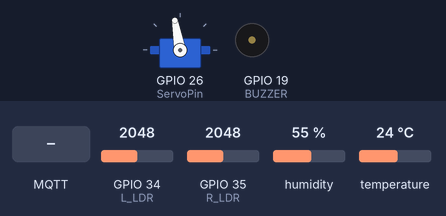
A sketch run on a simulated ESP32. Parts: servo, buzzer (waves = sounding). Inputs (shaded band) come from the test bench; at power-on: GPIO 34 (L_LDR) = 2048, GPIO 35 (R_LDR) = 2048, humidity 55 %, temperature 24 °C. WiFi joins after 1.5 s; servers stay silent unless stated; no MQTT or app messages arrive unless stated; what the sketch prints to the serial monitor is not drawn.

Above: at 2.7 s.
2.8 s: GPIO 34 (L_LDR) set to 2111
At 4.7 s:
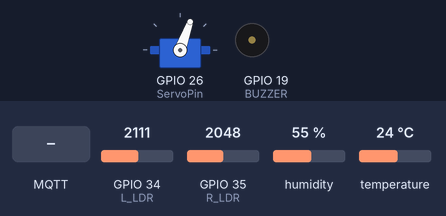
5.0 s: MQTT message "ENTC-ADMIN-SCH-ON" arrives on the first subscribed topic
At 6.2 s:
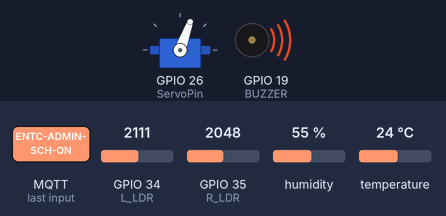
7.1 s: GPIO 35 (R_LDR) set to 2140
At 8.6 s:
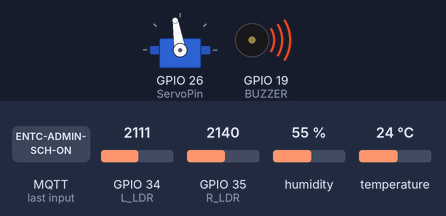
9.1 s: GPIO 34 (L_LDR) set to 1228
At 10.8 s:
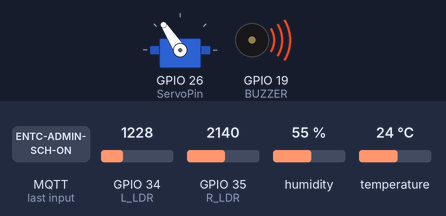
11.1 s: MQTT message "0" arrives on the first subscribed topic
At 12.2 s:
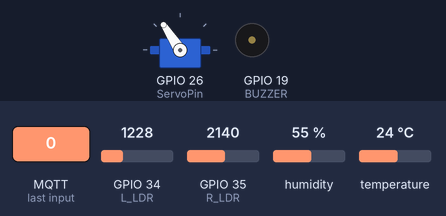
13.1 s: GPIO 34 (L_LDR) set to 140
At 14.6 s:
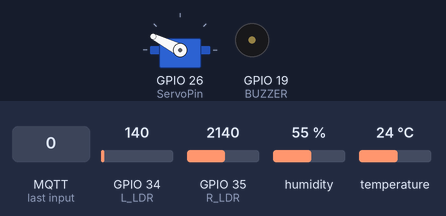
Timing chart, 0 to 16.1 s (numbered marks = the images above; inputs shaded):
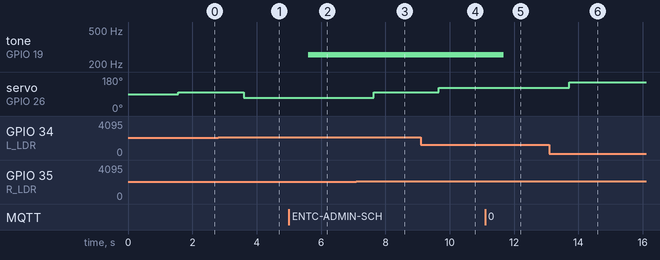

The sketch:

sketch.ino
```cpp
#include <ESP32Servo.h>
#include <WiFi.h>
#include <PubSubClient.h>
#include <DHTesp.h>
#include <NTPClient.h>
#include <WiFiUdp.h>

#define L_LDR 34
#define R_LDR 35
#define ServoPin 26

#define DHT_PIN 15
#define BUZZER 19


float minimumAngle = 30;  //setting default values for min angle and confactor
float controllingFactor = 0.75;
float D;
float angle;     // to save servo position


float L_LDRval;
float R_LDRval;    //to save anlog read from ldr
float highLDRval;
char highLDRside;  //to save corrrected brightness level from ldr


char preset = 'n';

WiFiClient espClient;
PubSubClient mqttClient(espClient);  //allows the ESP32 to publish messages to topics and subscribe to topics on an MQTT broker
DHTesp dhtSensor;
Servo myservo;// create servo object


WiFiUDP ntpUDP; // to initiate ntp client
NTPClient timeClient(ntpUDP);

char tempAr[6]; // charcters 6 use vana nissa 100.25 vage
char highLDRvalStr[10];  //to save publishing light intensitivity


bool isScheduledON = false;
unsigned long scheduledOnTime;


void setup()
{
  pinMode(L_LDR, INPUT);
  pinMode(R_LDR, INPUT);
  pinMode(BUZZER, OUTPUT);

  digitalWrite(BUZZER, LOW);
  myservo.attach(ServoPin, 500, 2400); //min angle on servo and max angle(500,2400)

  Serial.begin(115200);

  setupWifi();
  setupMqtt();

  dhtSensor.setup(DHT_PIN, DHTesp::DHT22); // initialize dht sensor

  timeClient.begin();
  timeClient.setTimeOffset(5.5 * 3600); // seting time to sri lankas time zone
}

void loop()
{
  if (!mqttClient.connected())
  { // to check if we are connected to the mqtt client
    connectToBroker();
  }

  mqttClient.loop(); // to check there are incoming msgs and to send the published values when looping
  updateTemperature();
  Serial.println(tempAr);
  mqttClient.publish("ENTC-ADMIN-TEMP", tempAr);
  checkSchedule();
  getHighestLightIntensity();
  setServo();
  delay(1000);
}

//function1

void getHighestLightIntensity()
{
  L_LDRval = analogRead(L_LDR); // inverse lux min =>anlog read high
  R_LDRval = analogRead(R_LDR);

  if (L_LDRval <= R_LDRval)
  {
    highLDRval = 1 - (L_LDRval / 4063);
    highLDRside = 'L';
    Serial.print(highLDRval);
    Serial.print(highLDRside);
    // Convert float to string
    dtostrf(highLDRval, 5, 2, highLDRvalStr); // Format: 5 characters, 2 decimal places
    mqttClient.publish("ENTC-ADMIN-LightIntensity", highLDRvalStr);
  }
  else
  {
    highLDRval = 1 - (R_LDRval / 4063);
    highLDRside = 'R';
    Serial.print(highLDRval);
    Serial.print(highLDRside);
    // Convert float to string
    dtostrf(highLDRval, 5, 2, highLDRvalStr); // Format: 5 characters, 2 decimal places
    mqttClient.publish("ENTC-ADMIN-LightIntensity", highLDRvalStr);
  }
}

//function2

void setServo()
{
  if (highLDRside == 'L')
  {
    D = 1.5;
  }
  else
  {
    D = 0.5;
  }

  angle = (minimumAngle * D) + ((180 - minimumAngle) * highLDRval * controllingFactor);

  if (angle > 180)
  {
    myservo.write(180);
  }
  else if (angle < 0)
  {
    myservo.write(0);
  }
  else
  {
    myservo.write(angle);
  }
}

//function3
unsigned long getTime()
{
  timeClient.update();
  return timeClient.getEpochTime();
}

//function4

void checkSchedule()
{
  if (isScheduledON)
  {
    unsigned long currentTime = getTime();
    if (currentTime > scheduledOnTime)
    {
      buzzerOn(true);
      isScheduledON = false;
      mqttClient.publish("ENTC-ADMIN-MAIN-ON-OFF-ESP", "1"); // main switch on
      mqttClient.publish("ENTC-ADMIN-SCH-ESP-ON", "0"); // next shedule switch off so buzzer can be controlled from main switch
      Serial.println("Scheduled ON");
    }
  }
}

//function5

void buzzerOn(bool on)
{
  if (on)
  {

    tone(BUZZER, 256); // on in 256hz
  }
  else
  {
    noTone(BUZZER);
  }
}

//function6

void connectToBroker()
{
  while (!mqttClient.connected())
  {
    Serial.print("Attempting MQTT connection...");
    if (mqttClient.connect("ESP32-12345645454"))
    {
      Serial.println("connected");
      mqttClient.subscribe("ENTC-ADMIN-MAIN-ON-OFF");
      mqttClient.subscribe("ENTC-ADMIN-SCH-ON");
      mqttClient.subscribe("ENTC-ADMIN-minimumAngle");
      mqttClient.subscribe("ENTC-ADMIN-controllingFactor");
      mqttClient.subscribe("ENTC-ADMIN-DropDown");
    }
    else
    {
      Serial.print("failed to subscribe");
      Serial.print(mqttClient.state());
      delay(5000);
    }
  }
}

//function7

void setupMqtt()
{
  mqttClient.setServer("test.mosquitto.org", 1883); // setting up server
  mqttClient.setCallback(receiveCallback);          // subscribe will happen in call back function
}

//function8

void updateTemperature()
{
  TempAndHumidity data = dhtSensor.getTempAndHumidity();
  String(data.temperature, 2).toCharArray(tempAr, 6); // string with two decimal points then itll  convert to charcter array
}

//function9

void receiveCallback(char *topic, byte *payload, unsigned int length)
{
  Serial.print("Message arrived [");
  Serial.print(topic);
  Serial.print("]");
  // Serial.println();

  char payloadCharAr[length]; // to save coming data
  for (int i = 0; i < length; i++)
  {
    Serial.print((char)payload[i]); // adding data to payloadchararc
    payloadCharAr[i] = (char)payload[i];
  }

  if (strcmp(topic, "ENTC-ADMIN-MAIN-ON-OFF") == 0)
  { // if topic =ENTC-ADMIN-MAIN-ON-OFF strcmp will equal to 0
    buzzerOn(!(payloadCharAr[0] == '0')); // payloadCharAr[0] =1 will turn on the buzzer
  }
  else if (strcmp(topic, "ENTC-ADMIN-SCH-ON") == 0)
  {

    if (payloadCharAr[0] == 'N')
    {
      isScheduledON = false;
    }
    else
    {
      isScheduledON = true;
      scheduledOnTime = atol(payloadCharAr); // array to long
    }
  }
  else if ((strcmp(topic, "ENTC-ADMIN-minimumAngle") == 0))
  {
    minimumAngle = atol(payloadCharAr);
    mqttClient.publish("ENTC-ADMIN-SET-DROPDOWN-DEFAULT", "n");
  }

  else if ((strcmp(topic, "ENTC-ADMIN-controllingFactor") == 0))
  {
    controllingFactor = atol(payloadCharAr);
    mqttClient.publish("ENTC-ADMIN-SET-DROPDOWN-DEFAULT", "n");
  }
  else if (strcmp(topic, "ENTC-ADMIN-DropDown") == 0)
  {
    if (payloadCharAr[0] == 'a')
    {
      preset = 'a';
      minimumAngle = 10;
      controllingFactor = 0.20;
      char minimumAngleStr[10];      // Define char array to hold the converted minimumAngle
      char controllingFactorStr[10]; // Define char array to hold the converted controllingFactor

      // Convert float values to strings
      dtostrf(minimumAngle, 6, 2, minimumAngleStr); // Format: 5 characters, 2 decimal places
      dtostrf(controllingFactor, 6, 2, controllingFactorStr);
      mqttClient.publish("ENTC-ADMIN-PRE-MIN-ANGLE", minimumAngleStr);
      mqttClient.publish("ENTC-ADMIN-PRE-CON-FACTOR", controllingFactorStr);
    }
    else if (payloadCharAr[0] == 'b')
    {
      preset = 'b';
      minimumAngle = 20;
      controllingFactor = 0.40;
      char minimumAngleStr[10];      // Define char array to hold the converted minimumAngle
      char controllingFactorStr[10]; // Define char array to hold the converted controllingFactor

      // Convert float values to strings
      dtostrf(minimumAngle, 6, 2, minimumAngleStr); // Format: 5 characters, 2 decimal places
      dtostrf(controllingFactor, 6, 2, controllingFactorStr);
      mqttClient.publish("ENTC-ADMIN-PRE-MIN-ANGLE", minimumAngleStr);
      mqttClient.publish("ENTC-ADMIN-PRE-CON-FACTOR", controllingFactorStr);
    }
    else if (payloadCharAr[0] == 'c')
    {
      preset = 'c';
      minimumAngle = 40;
      controllingFactor = 0.60;
      char minimumAngleStr[10];      // Define char array to hold the converted minimumAngle
      char controllingFactorStr[10]; // Define char array to hold the converted controllingFactor

      // Convert float values to strings
      dtostrf(minimumAngle, 6, 2, minimumAngleStr); // Format: 5 characters, 2 decimal places
      dtostrf(controllingFactor, 6, 2, controllingFactorStr);
      mqttClient.publish("ENTC-ADMIN-PRE-MIN-ANGLE", minimumAngleStr);
      mqttClient.publish("ENTC-ADMIN-PRE-CON-FACTOR", controllingFactorStr);
    }
    else if (payloadCharAr[0] == 'n')
    {
      preset = 'n';
    }
  }
}

//function10

void setupWifi()
{

  Serial.println();
  Serial.print("Connecting to ");
  Serial.println("Wokwi-GUEST");
  WiFi.begin("Wokwi-GUEST", ""); // connecting to wokwie wifi

  while (WiFi.status() != WL_CONNECTED)
  {
    delay(500);
    Serial.print(".");
  }

  Serial.println("WiFi connected");
  Serial.println("IP address: ");
  Serial.println(WiFi.localIP());
}
```

Measured:
- the behaviour switches between 2048 and 2049 on GPIO 34 (L_LDR) (found by bisection; images 0 and 1)
- the behaviour switches between 2110 and 2111 on GPIO 35 (R_LDR) (found by bisection; images 2 and 3)
- after the input at 2.8 s, servo on GPIO 26 (ServoPin): 100° → 70° after 0.79 s
- after the input at 5.0 s, tone on GPIO 19 (BUZZER): silent → 256 Hz after 0.60 s
- after the input at 7.1 s, servo on GPIO 26 (ServoPin): 70° → 99° after 0.54 s
- after the input at 9.1 s, servo on GPIO 26 (ServoPin): 99° → 123° after 0.56 s
- after the input at 11.1 s, tone on GPIO 19 (BUZZER): 256 Hz → silent after 0.57 s
- after the input at 13.1 s, servo on GPIO 26 (ServoPin): 123° → 153° after 0.61 s
